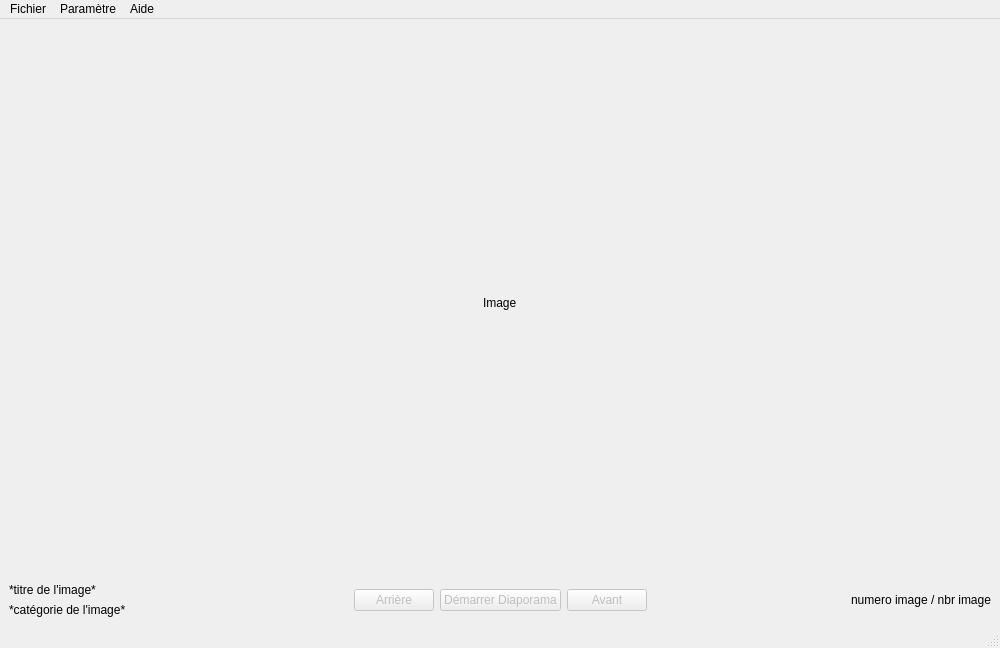
<?xml version="1.0" encoding="UTF-8"?>
<ui version="4.0">
 <class>Lecteur</class>
 <widget class="QMainWindow" name="Lecteur">
  <property name="geometry">
   <rect>
    <x>0</x>
    <y>0</y>
    <width>1000</width>
    <height>648</height>
   </rect>
  </property>
  <property name="windowTitle">
   <string>lecteurVueV1</string>
  </property>
  <widget class="QWidget" name="centralwidget">
   <layout class="QVBoxLayout" name="verticalLayout_3">
    <item alignment="Qt::AlignHCenter">
     <widget class="QLabel" name="Image">
      <property name="sizePolicy">
       <sizepolicy hsizetype="Preferred" vsizetype="Expanding">
        <horstretch>0</horstretch>
        <verstretch>0</verstretch>
       </sizepolicy>
      </property>
      <property name="text">
       <string>Image</string>
      </property>
     </widget>
    </item>
    <item>
     <layout class="QVBoxLayout" name="verticalLayout_2">
      <item>
       <layout class="QHBoxLayout" name="horizontalLayout">
        <item>
         <layout class="QVBoxLayout" name="verticalLayout">
          <item>
           <widget class="QLabel" name="TexteTitre">
            <property name="maximumSize">
             <size>
              <width>200</width>
              <height>16777215</height>
             </size>
            </property>
            <property name="text">
             <string>*titre de l'image*</string>
            </property>
           </widget>
          </item>
          <item>
           <widget class="QLabel" name="TexteCategorie">
            <property name="minimumSize">
             <size>
              <width>200</width>
              <height>0</height>
             </size>
            </property>
            <property name="maximumSize">
             <size>
              <width>200</width>
              <height>16777215</height>
             </size>
            </property>
            <property name="text">
             <string>*catégorie de l'image*</string>
            </property>
           </widget>
          </item>
         </layout>
        </item>
        <item>
         <spacer name="horizontalSpacer">
          <property name="orientation">
           <enum>Qt::Horizontal</enum>
          </property>
          <property name="sizeHint" stdset="0">
           <size>
            <width>40</width>
            <height>20</height>
           </size>
          </property>
         </spacer>
        </item>
        <item>
         <widget class="QPushButton" name="bArriere">
          <property name="enabled">
           <bool>false</bool>
          </property>
          <property name="text">
           <string>Arrière</string>
          </property>
         </widget>
        </item>
        <item>
         <widget class="QPushButton" name="bModeLecture">
          <property name="enabled">
           <bool>false</bool>
          </property>
          <property name="text">
           <string>Démarrer Diaporama</string>
          </property>
         </widget>
        </item>
        <item>
         <widget class="QPushButton" name="bAvant">
          <property name="enabled">
           <bool>false</bool>
          </property>
          <property name="text">
           <string>Avant</string>
          </property>
         </widget>
        </item>
        <item>
         <spacer name="horizontalSpacer_2">
          <property name="orientation">
           <enum>Qt::Horizontal</enum>
          </property>
          <property name="sizeHint" stdset="0">
           <size>
            <width>40</width>
            <height>20</height>
           </size>
          </property>
         </spacer>
        </item>
        <item>
         <widget class="QLabel" name="TexteNumeroImage">
          <property name="minimumSize">
           <size>
            <width>200</width>
            <height>0</height>
           </size>
          </property>
          <property name="maximumSize">
           <size>
            <width>200</width>
            <height>16777215</height>
           </size>
          </property>
          <property name="text">
           <string>numero image / nbr image</string>
          </property>
          <property name="alignment">
           <set>Qt::AlignRight|Qt::AlignTrailing|Qt::AlignVCenter</set>
          </property>
         </widget>
        </item>
       </layout>
      </item>
     </layout>
    </item>
   </layout>
  </widget>
  <widget class="QMenuBar" name="menubar">
   <property name="geometry">
    <rect>
     <x>0</x>
     <y>0</y>
     <width>1000</width>
     <height>22</height>
    </rect>
   </property>
   <widget class="QMenu" name="menuFichier">
    <property name="title">
     <string>Fichier</string>
    </property>
    <addaction name="actionOuvrir"/>
    <addaction name="actionFermer"/>
    <addaction name="separator"/>
    <addaction name="actionAvancer"/>
    <addaction name="actionArriere"/>
    <addaction name="separator"/>
    <addaction name="actionQuitter"/>
   </widget>
   <widget class="QMenu" name="menuParam_tre">
    <property name="title">
     <string>Paramètre</string>
    </property>
    <widget class="QMenu" name="menuParam_trer">
     <property name="title">
      <string>Paramétrer </string>
     </property>
     <addaction name="actionVitesse"/>
    </widget>
    <addaction name="menuParam_trer"/>
    <addaction name="actionChargerDiaporama"/>
    <addaction name="actionEnleverDiaporama"/>
   </widget>
   <widget class="QMenu" name="menuAide">
    <property name="title">
     <string>Aide</string>
    </property>
    <addaction name="actionA_propos_de"/>
   </widget>
   <addaction name="menuFichier"/>
   <addaction name="menuParam_tre"/>
   <addaction name="menuAide"/>
  </widget>
  <widget class="QStatusBar" name="statusbar"/>
  <action name="actionOuvrir">
   <property name="text">
    <string>Ouvrir</string>
   </property>
   <property name="shortcut">
    <string>Ctrl+0</string>
   </property>
  </action>
  <action name="actionFermer">
   <property name="text">
    <string>Fermer</string>
   </property>
   <property name="shortcut">
    <string>Ctrl+F</string>
   </property>
  </action>
  <action name="actionQuitter">
   <property name="text">
    <string>Quitter</string>
   </property>
   <property name="shortcut">
    <string>Ctrl+Q</string>
   </property>
  </action>
  <action name="actionAvancer">
   <property name="enabled">
    <bool>false</bool>
   </property>
   <property name="text">
    <string>Avancer</string>
   </property>
  </action>
  <action name="actionArriere">
   <property name="enabled">
    <bool>false</bool>
   </property>
   <property name="text">
    <string>Arrière</string>
   </property>
  </action>
  <action name="actionVitesse">
   <property name="text">
    <string>Vitesse</string>
   </property>
  </action>
  <action name="actionChargerDiaporama">
   <property name="text">
    <string>Charger diaporama</string>
   </property>
  </action>
  <action name="actionEnleverDiaporama">
   <property name="text">
    <string> Enlever diaporama </string>
   </property>
  </action>
  <action name="actionA_propos_de">
   <property name="text">
    <string>A propos de ...</string>
   </property>
  </action>
 </widget>
 <resources/>
 <connections/>
</ui>
